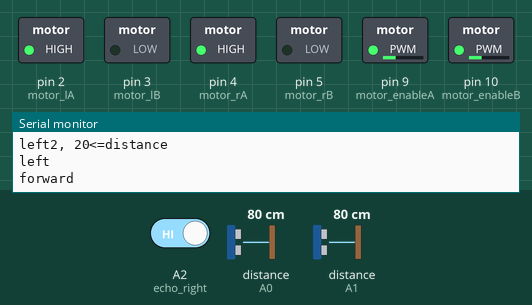
Bench run of a sketch on a simulated Arduino Uno, built with avr-gcc and run on an emulated ATmega328P. Shown: switched loads named in the sketch (green lamp = pin HIGH), the last lines printed to the serial monitor. Dashed ring = blinking. Inputs (shaded band) come from the test bench; at power-on: distance to the obstacle (sensors on A0, A1) 80 cm, A2 (echo_right) HIGH. The echo pulse lasts 58.3 µs per cm.

Above: at 1.6 s.
1.7 s: distance to the obstacle (sensor on A0) set to 21 cm
5.2 s: distance to the obstacle (sensor on A0) set to 18 cm
At 6.2 s:
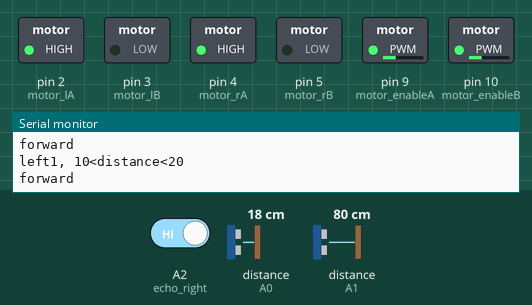
8.0 s: distance to the obstacle (sensor on A1) set to 2 cm
At 8.72 s:
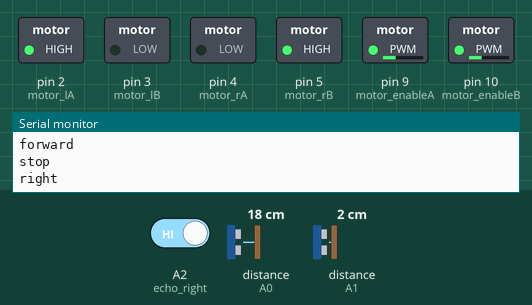
11.5 s: A2 (echo_right) driven LOW
At 11.53 s:
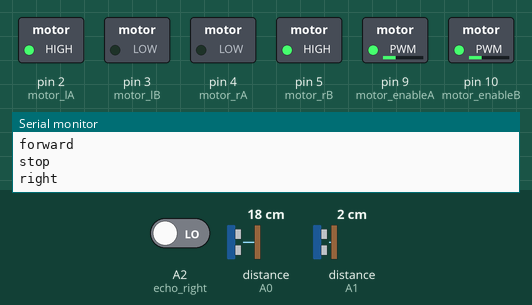
15.0 s: A2 (echo_right) driven HIGH
At 16.51 s:
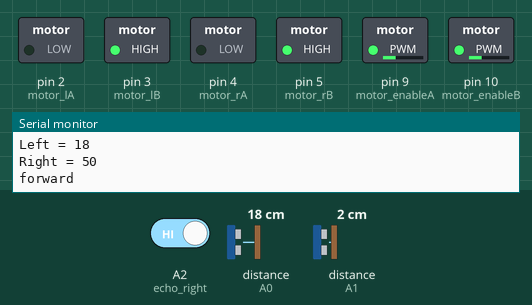
18.5 s: distance to the obstacle (sensor on A1) set to 35 cm
At 18.87 s:
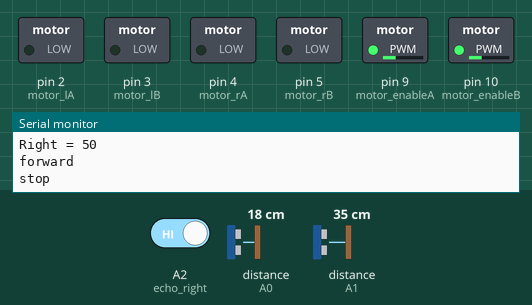
Timing chart, 0 to 21.5 s (numbered marks = the images above; inputs shaded):
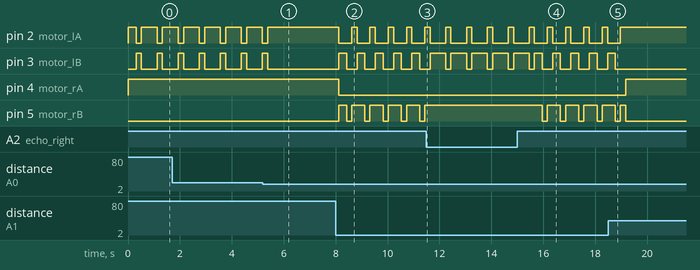

The sketch:

try_3.ino
```cpp
#include <Ultrasonic.h>

int motor_lA = 2;  //left motor
int motor_lB = 3;
int motor_enableA = 9;

int motor_rA =  4;  //right motor
int motor_rB = 5;
int motor_enableB = 10;

//int trigger_front = A0;
//int echo_front = A1;
//
//int trigger_left = A2;
//int echo_left = A3;
//
//int trigger_right = A4;
//int echo_right = A5;

Ultrasonic ultrasonicFront(A4, A1); //(trig, echo)
Ultrasonic ultrasonicLeft(A3, A0);
//int trigger_front = A4;
//int echo_front = A1;
//
//int trigger_left = A3;
//int echo_left = A0;

//int trigger_right = A5;
int echo_right = A2;


void setup() {
  // put your setup code here, to run once:
  pinMode(motor_lA, OUTPUT);  //left motors forward
  pinMode(motor_lB, OUTPUT);  //left motors reverse
  pinMode(motor_enableA, OUTPUT);

  pinMode(motor_rA, OUTPUT);  //right motors forward
  pinMode(motor_rB, OUTPUT);  //rignt motors reverse
  pinMode(motor_enableB, OUTPUT);

//  pinMode(trigger_front, OUTPUT);
//  pinMode(echo_front, INPUT);
//
//  pinMode(trigger_left, OUTPUT);
//  pinMode(echo_left, INPUT);

  //  pinMode(trigger_right,OUTPUT);
  pinMode(echo_right, INPUT);

  analogWrite(motor_enableA, 80);
  analogWrite(motor_enableB, 80);

}

void loop() {
  Serial.println("***********************");
  // put your main code here, to run repeatedly:
  Serial.begin(9600);
  long duration_front, distance_front, duration_left, distance_left, duration_right, distance_right;

  //Calculating distance

//  digitalWrite(trigger_front, LOW);
//  delayMicroseconds(2);
//  digitalWrite(trigger_front, HIGH);
//  delayMicroseconds(10);
//  digitalWrite(trigger_front, LOW);
//  duration_front = pulseIn(echo_front, HIGH);
//  distance_front = duration_front * 0.034 / 2;
  distance_front = ultrasonicFront.read();

//  digitalWrite(trigger_left, LOW);
//  delayMicroseconds(2);
//  digitalWrite(trigger_left, HIGH);
//  delayMicroseconds(10);
//  digitalWrite(trigger_left, LOW);
//  duration_left = pulseIn(echo_left, HIGH);
//  distance_left = duration_left * 0.034 / 2;
  distance_left = ultrasonicLeft.read();

  //  if(digitalRead(echo_left) == 0)
  //    distance_left = 15;
  //  else
  //    distance_left = 50;


  //  digitalWrite(trigger_right, LOW);
  //  delayMicroseconds(2);
  //  digitalWrite(trigger_right, HIGH);
  //  delayMicroseconds(10);
  //  digitalWrite(trigger_right, LOW);
  //  duration_right = pulseIn(echo_right, HIGH);
  if (digitalRead(echo_right) == 0)
    distance_right = 15;
  else
    distance_right = 50;

  //  distance_right= digitalRead(echo_right);//duration_right*0.034/2;

  Serial.print("front = ");
  Serial.println(distance_front);
  Serial.print("Left = ");
  Serial.println(distance_left);
  Serial.print("Right = ");
  Serial.println(distance_right);
//  delay(50);


  if (distance_front > 20) {
    //if (distance_front >10){

    forward();

    if (distance_left > 10 && distance_left < 20) {
      Serial.println("left1, 10<distance<20");
      forward();
    }
    if (distance_right < 20){
      left();
    }
    if (distance_left >= 20) {    // 3om comment
      Serial.println("left2, 20<=distance");
      //        Stop();
      left();
      delay(100);
      forward();
    }
    if ((distance_left < 10) || (distance_left > 300)) {
      Serial.println("left3, 10<distance<0");
      //       Stop();
      right();
      delay(100);
//      do{
      forward();
//      }while(distance_front > 15);
    }
  }
  else{
    backward();
  }

  if ((((distance_front < 20) || (distance_front > 300)) && distance_right > 20)) {
    Stop();
//    delay(1000);
    right();
    delay(100);

  }
  if((distance_left < 10)&&(distance_front < 10)&&(distance_right < 20)){
    Stop();
    backward();
//    delay(500);
  }

  if (((distance_front < 20) || (distance_front > 400)) && distance_right < 20) {
    backward();
//    delay(200);
//    Stop();
//    delay(1000);
    right();
    delay(100);

  }


//  if (distance_front > 300) {
//    Stop();
////    delay(1000);
//    right();
//    delay(100);
//
//  }
}

void forward()
{
  Serial.println("forward");
  digitalWrite(motor_lA, 1);
  digitalWrite(motor_lB, 0);
  digitalWrite(motor_rA, 1);
  digitalWrite(motor_rB, 0);
  delay(300);
}

void backward()
{
  Serial.println("forward");
  digitalWrite(motor_lA, 0);
  digitalWrite(motor_lB, 1);
  digitalWrite(motor_rA, 0);
  digitalWrite(motor_rB, 1);
  delay(300);
}


void right() {
  Serial.println("right");
  digitalWrite(motor_lA, 1);
  digitalWrite(motor_lB, 0);
  digitalWrite(motor_rA, 0);
  digitalWrite(motor_rB, 1);
  delay(100);
}


void left() {
  Serial.println("left");
  digitalWrite(motor_lA, 0);
  digitalWrite(motor_lB, 1);
  digitalWrite(motor_rA, 1);
  digitalWrite(motor_rB, 0);
  delay(100);
}


void Stop() {
  Serial.println("stop");
  digitalWrite(motor_lA, 0);
  digitalWrite(motor_lB, 0);
  digitalWrite(motor_rA, 0);
  digitalWrite(motor_rB, 0);
  delay(200);
}
```

Measured:
- the behaviour switches between 20 and 19 cm on distance to the obstacle (sensor on A0) (found by bisection; images 0 and 1)
- after the input at 5.2 s, pin 2 (motor_lA): goes on until 5.4 s, then stays HIGH; pin 3 (motor_lB): goes on until 5.4 s, then stays LOW
- after the input at 8.0 s, pin 2 (motor_lA): alternates HIGH for 0.20 s and LOW for 0.50 s, starting after 0.12 s; pin 3 (motor_lB): alternates HIGH for 0.30 s and LOW for 0.40 s, starting after 0.12 s; pin 4 (motor_rA): HIGH → LOW after 0.12 s; pin 5 (motor_rB): LOW → HIGH after 0.12 s, then repeats every 0.70 s: LOW 0.20 s, HIGH 0.50 s
- after the input at 11.5 s, pin 5 (motor_rB): stops changing and stays HIGH
- after the input at 15.0 s, pin 5 (motor_rB): alternates HIGH for 0.50 s and LOW for 0.20 s, starting after 0.96 s
- after the input at 18.5 s, pin 2 (motor_lA): goes on until 19.0 s, then stays HIGH; pin 3 (motor_lB): goes on until 18.8 s, then stays LOW; pin 4 (motor_rA): LOW → HIGH after 0.68 s
- by itself, pin 2 (motor_lA): alternates HIGH for 0.61 s and LOW for 0.20 s
- by itself, pin 3 (motor_lB): alternates HIGH for 0.20 s and LOW for 0.61 s
